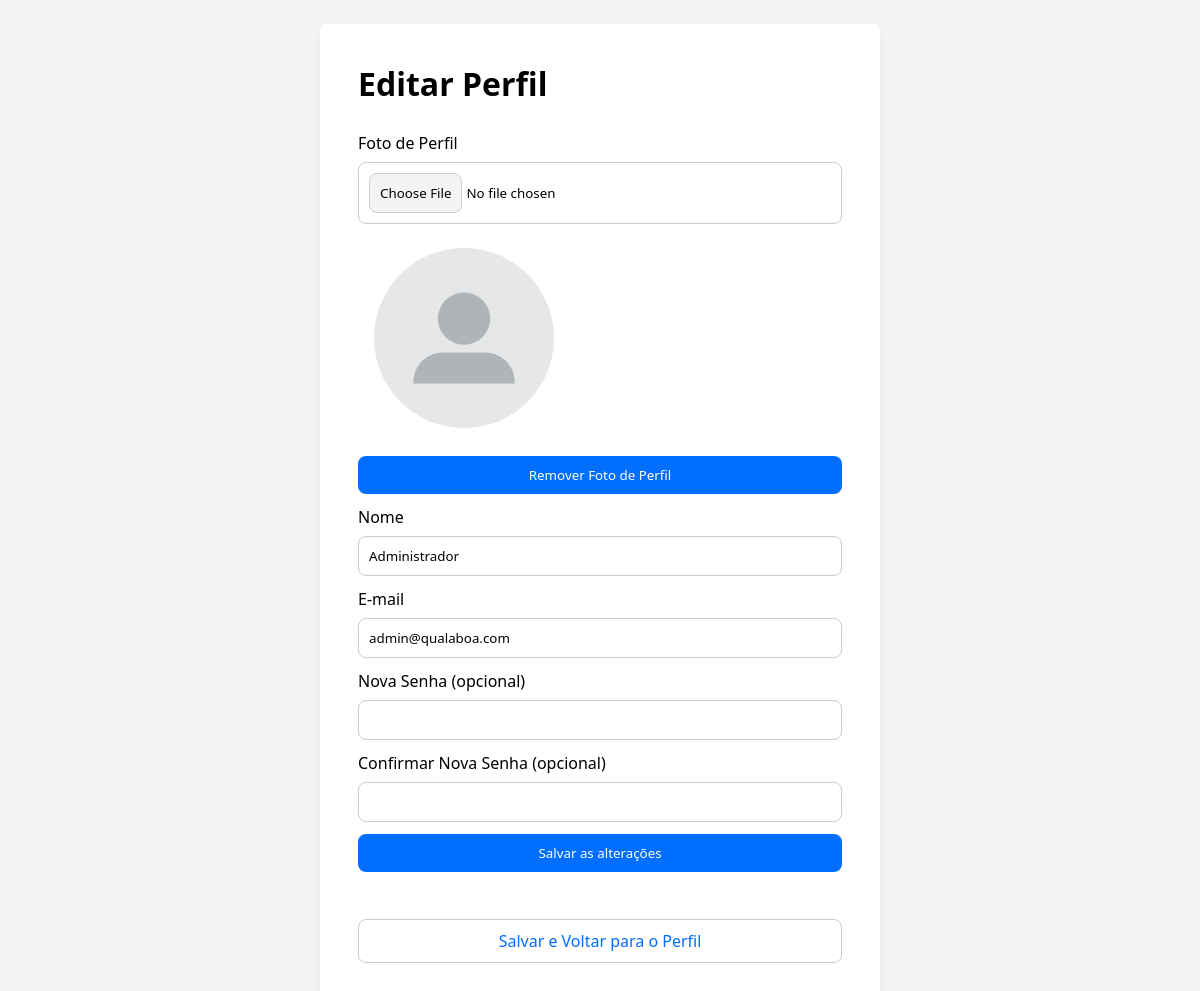
The page /auth/editar-perfil.php (signed in) on the database its author committed.
### tables this page shows
CREATE TABLE usuario (
  id_usuario INT AUTO_INCREMENT PRIMARY KEY,
  nome VARCHAR(100) NOT NULL,
  email VARCHAR(120) NOT NULL UNIQUE,
  senha VARCHAR(255) NOT NULL,
  tipo_usuario ENUM('admin','usuario') NOT NULL DEFAULT 'usuario',
  data_criacao TIMESTAMP DEFAULT CURRENT_TIMESTAMP,
  foto_perfil VARCHAR(255) DEFAULT 'default-profile.jpg'
);

### auth/editar-perfil.php (the view, shortened to what this page needs)
<?php
$pdo = pdo();
$userId = (int)$_SESSION['user_id'];
$stmt = $pdo->prepare('SELECT nome, email, foto_perfil, senha FROM usuario WHERE id_usuario = ?');
$stmt->execute([$userId]);
$row = $stmt->fetch();
$nome = $row['nome'] ?? '';
$email = $row['email'] ?? '';
$foto_perfil = $row['foto_perfil'] ?? 'default-profile.jpg';
?>
<!DOCTYPE html>
<html lang="pt-br">
<head>
    <link rel="stylesheet" href="../css/style.css">
</head>
<body>
    <div class="main-container">
        <h1>Editar Perfil</h1>
        <form method="POST" enctype="multipart/form-data" class="form">
            <div class="form-group">
                <label for="foto_perfil">Foto de Perfil</label>
                <input type="file" name="foto_perfil" id="foto_perfil" onchange="atualizarImagemPrevia(this)">
                <img src="../img/<?php echo htmlspecialchars($foto_perfil); ?>" id="foto_preview" alt="Foto de Perfil Atual" class="foto-preview">
            </div>
            <button type="button" onclick="removerImagem()">Remover Foto de Perfil</button>
            <div class="form-group">
                <label for="nome">Nome</label>
                <input type="text" name="nome" id="nome" value="<?php echo htmlspecialchars($nome); ?>" required>
            </div>
            <div class="form-group">
                <label for="email">E-mail</label>
                <input type="email" name="email" id="email" value="<?php echo htmlspecialchars($email); ?>" required>
            </div>
            <div class="form-group">
                <label for="senha">Nova Senha (opcional)</label>
                <input type="password" name="senha" id="senha">
            </div>
            <div class="form-group">
                <label for="senha_confirmacao">Confirmar Nova Senha (opcional)</label>
                <input type="password" name="senha_confirmacao" id="senha_confirmacao">
            </div>
            <button type="submit">Salvar as alterações</button>
        </form>
        <a class="link-button" href="perfil.php">Salvar e Voltar para o Perfil</a>
    </div>
</body>
</html>

### css/style.css (style rules this page uses)
* { margin: 0; padding: 0; box-sizing: border-box; }
body { font-family: system-ui, Arial; display: flex; justify-content: center; align-items: center; min-height: 100vh; padding: 24px; background-color: #f4f4f4; }
.main-container { width: 100%; max-width: 560px; background: white; padding: 38px; border-radius: 8px; box-shadow: 0 4px 8px rgba(0, 0, 0, 0.055); display: flex; flex-direction: column; gap: 12px; }
.form { display: grid; gap: 12px; margin-top: 15px; margin-bottom: 35px; }
.form-group { display: flex; flex-direction: column; gap: 8px; }
input, textarea, select, button { font-family: system-ui, Arial; padding: 10px; border: 1px solid #ccc; border-radius: 8px; width: 100%; }
input { padding: 10px; border: 1px solid #ccc; border-radius: 8px; width: 100%; }
button { padding: 10px; border: 0; border-radius: 8px; background: #006eff; color: #fff; cursor: pointer; }
.link-button { display: inline-block; padding: 10px 14px; border: 1px solid #ccc; border-radius: 8px; text-decoration: none; color: #006eff; text-align: center; }
.foto-preview { width: 180px; height: 180px; border-radius: 50%; object-fit: cover; margin: 16px; }

### rows shown on the page
usuario: foto_perfil (placeholder picture), nome "Administrador", email "admin@qualaboa.com"
